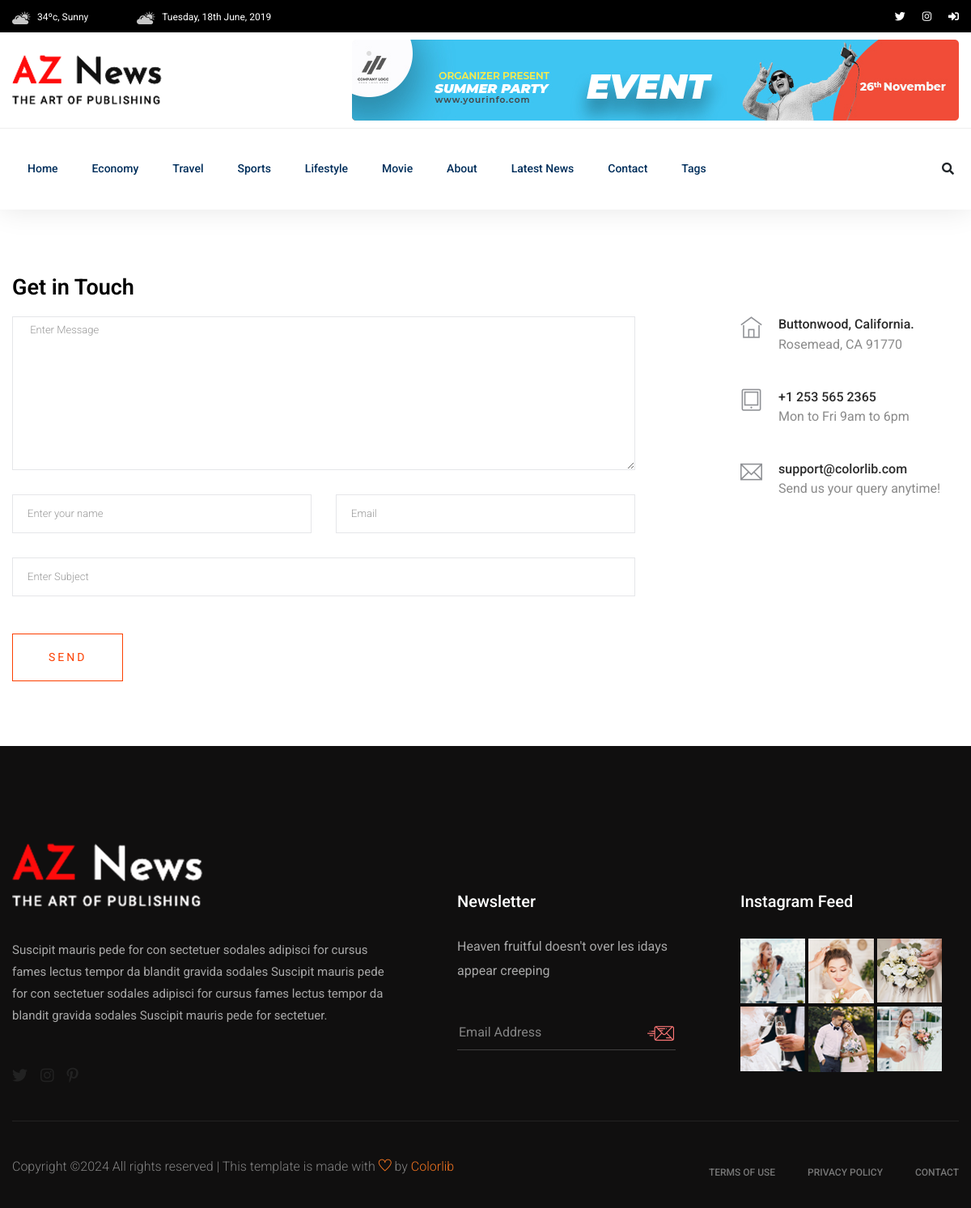
Page /contact/ on the committed database.
### news_app/models.py (models this page shows, shortened)
class base_model(models.Model):
    updated_at = models.DateTimeField(auto_now=True)
    created_at = models.DateTimeField(auto_now_add=True)
    class Meta:
        abstract = True # django le table banudaina

class Category(base_model):
    name = models.CharField(max_length=200)

### news_app/views.py (the view, shortened to what this page needs)
# urls.py: path('contact/', views.ContactView.as_view(),
class ContactView(View):
    template_name = "aznews/contact.html"
    def get(self, request):
        return render(request, self.template_name)

### news_app/navigate.py (called while the page is built)
def navigation(request):
    categories = Category.objects.all()[:5]
    tag = Tag.objects.all()[:10]
    trending_posts = Post.objects.filter(published_at__isnull=False, status="active").order_by("-views_count")[:3]
    return {
        "categories": categories,
        "tags": tag,
        "trending_posts":trending_posts,
    }

### templates/aznews/contact.html (shortened to what this page needs)
 {% extends "aznews/base.html" %}
 {% block content %}
  <section class="contact-section">
    <div class="container">
        <div class="row">
            <div class="col-12">
                <h2 class="contact-title">Get in Touch</h2>
            </div>
            <div class="col-lg-8">
                <form class="form-contact contact_form" action="" method="post" id="contactForm" novalidate="novalidate">
                    <div class="row">
                        <div class="col-12">
                            <div class="form-group">
                                <textarea class="form-control w-100" name="message" id="message" cols="30" rows="9" onfocus="this.placeholder = ''" onblur="this.placeholder = 'Enter Message'" placeholder=" Enter Message" value={{form.message.value}}></textarea>{{form.message.errors}}
                            </div>
                        </div>
                        <div class="col-sm-6">
                            <div class="form-group">
                                <input class="form-control valid" name="name" id="name" type="text" onfocus="this.placeholder = ''" onblur="this.placeholder = 'Enter your name'" placeholder="Enter your name" value={{form.name.value}}>{{form.name.errors}}
                            </div>
                        </div>
                        <div class="col-sm-6">
                            <div class="form-group">
                                <input class="form-control valid" name="email" id="email" type="email" onfocus="this.placeholder = ''" onblur="this.placeholder = 'Enter email address'" placeholder="Email" value={{form.email.value}}>{{form.email.errors}}
                            </div>
                        </div>
                        <div class="col-12">
                            <div class="form-group">
                                <input class="form-control" name="subject" id="subject" type="text" onfocus="this.placeholder = ''" onblur="this.placeholder = 'Enter Subject'" placeholder="Enter Subject" value={{form.subject.value}}>{{form.subject.errors}}
                            </div>
                        </div>
                    </div>
                    <div class="form-group mt-3">
                        <button type="submit" class="button button-contactForm boxed-btn">Send</button>
                    </div>
                </form>
            </div>
            <div class="col-lg-3 offset-lg-1">
                <div class="media contact-info">
                    <span class="contact-info__icon"><i class="ti-home"></i></span>
                    <div class="media-body">
                        <h3>Buttonwood, California.</h3>
                        <p>Rosemead, CA 91770</p>
                    </div>
                </div>
                <div class="media contact-info">
                    <span class="contact-info__icon"><i class="ti-tablet"></i></span>
                    <div class="media-body">
                        <h3>+1 253 565 2365</h3>
                        <p>Mon to Fri 9am to 6pm</p>
                    </div>
                </div>
                <div class="media contact-info">
                    <span class="contact-info__icon"><i class="ti-email"></i></span>
                    <div class="media-body">
                        <h3>support@colorlib.com</h3>
                        <p>Send us your query anytime!</p>
                    </div>
                </div>
            </div>
        </div>
    </div>
</section>
{% endblock content %}

### templates/aznews/header.html (shortened to what this page needs)
{% load static %}
<header>
   <div class="header-area">
        <div class="main-header ">
            <div class="header-top black-bg d-none d-md-block">
               <div class="container">
                   <div class="col-xl-12">
                        <div class="row d-flex justify-content-between align-items-center">
                            <div class="header-info-left">
                                <ul>
                                    <li><img src="{% static 'aznews/assets/img/icon/header_icon1.png'%}" alt="">34ºc, Sunny </li>
                                    <li><img src="{% static 'aznews/assets/img/icon/header_icon1.png' %}" alt="">Tuesday, 18th June, 2019</li>
                                </ul>
                            </div>
                            <div class="header-info-right">
                                <ul class="header-social">
                                    <li><a href="#"><i class="fab fa-twitter"></i></a></li>
                                    <li><a href="#"><i class="fab fa-instagram"></i></a></li>
                                   <li> <a href="{% url "login" %}"><i class="fas fa-sign-in-alt"></i></a></li>
                                </ul>
                            </div>
                        </div>
                   </div>
               </div>
            </div>
            <div class="header-mid d-none d-md-block">
               <div class="container">
                    <div class="row d-flex align-items-center">
                        <div class="col-xl-3 col-lg-3 col-md-3">
                            <div class="logo">
                                <a href="index.html"><img src="{% static 'aznews/assets/img/logo/logo.png' %}" alt=""></a>
                            </div>
                        </div>
                        <div class="col-xl-9 col-lg-9 col-md-9">
                            <div class="header-banner f-right ">
                                <img src="{% static 'aznews/assets/img/hero/header_card.jpg' %}" alt="">
                            </div>
                        </div>
                    </div>
               </div>
            </div>
           <div class="header-bottom header-sticky">
                <div class="container">
                    <div class="row align-items-center">
                        <div class="col-xl-10 col-lg-10 col-md-12 header-flex">
                            <div class="main-menu d-none d-md-block">
                                <nav>
                                    <ul id="navigation">
                                        <li><a href="index.html">Home</a></li>
                                        {% for categorie in categories %}
                                        <li><a href="{% url 'post-by-category' categorie.pk %}">{{ categorie.name | title }}</a></li>
                                        {% endfor %}
                                        <li><a href="{% url "about" %}">About</a></li>
                                        <li><a href="{% url "post-list" %}">Latest News</a></li>
                                        <li><a href="{% url "contact" %}">Contact</a></li>
                                        <li><a href="#">Tags</a>
                                        </li>
                                </nav>
                            </div>
                        </div>
                        <div class="col-xl-2 col-lg-2 col-md-4">
                            <div class="header-right-btn f-right d-none d-lg-block">
                                <i class="fas fa-search special-tag"></i>
                            </div>
                        </div>
                        <div class="col-12">
                        </div>
                    </div>
                </div>
           </div>
        </div>
   </div>
</header>

### rows in the picture
Category: name "Economy"
Category: name "Travel"
Category: name "Sports"
Category: name "Lifestyle"
Category: name "Movie"
